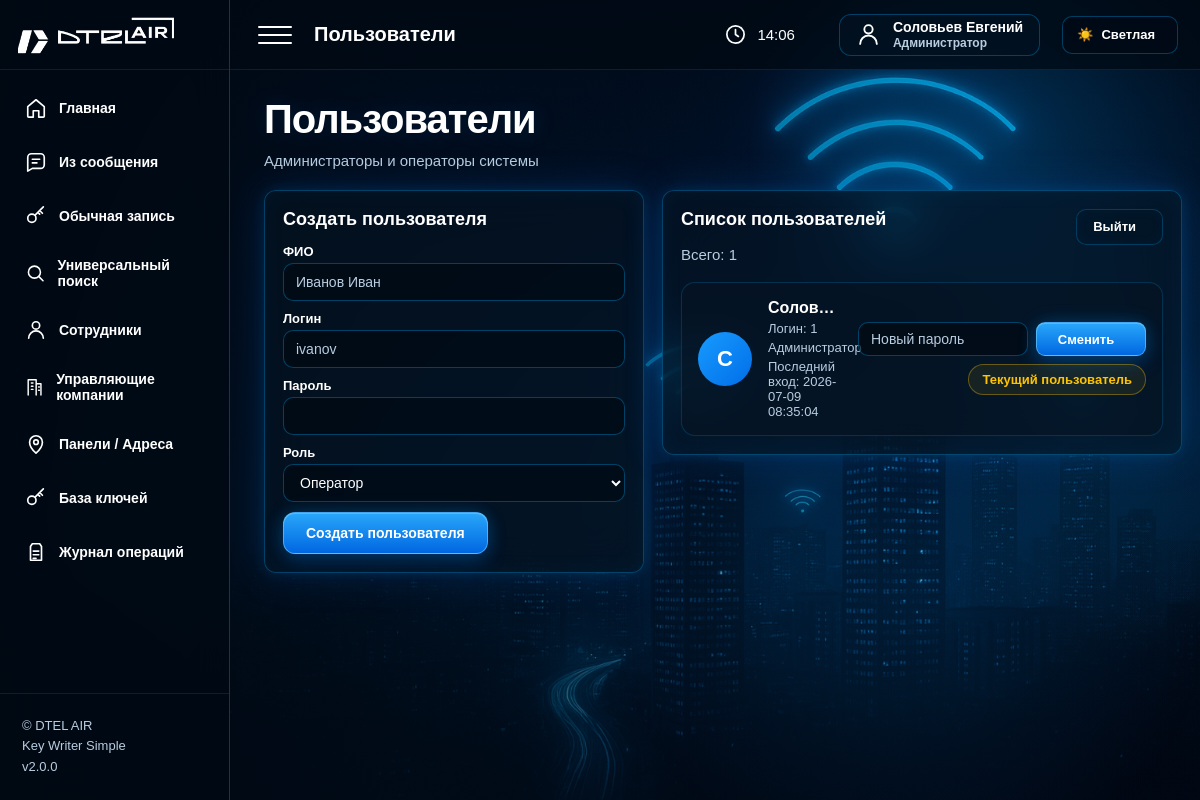
Page /users (signed in) on the committed database.
### tables this page shows
CREATE TABLE users (
                id INTEGER PRIMARY KEY AUTOINCREMENT,
                full_name TEXT NOT NULL,
                login TEXT UNIQUE NOT NULL,
                password_hash TEXT NOT NULL,
                role TEXT NOT NULL DEFAULT 'operator',
                active INTEGER DEFAULT 1,
                created_at TEXT DEFAULT CURRENT_TIMESTAMP,
                last_login TEXT DEFAULT ''
            );

### app/routers/users.py (the view)
@router.get("/users", response_class=HTMLResponse)
def users_page(request: Request):
    current_user = get_current_user(request)
    if not is_admin(current_user):
        return RedirectResponse("/", status_code=303)
    return templates.TemplateResponse(
        "users.html",
        {
            "request": request,
            "users": get_users(),
        },
    )

### app/templates/users.html (shortened to what this page needs)
{% extends 'base.html' %}
{% block page_name %}Пользователи{% endblock %}
{% block content %}
<div class="hero-title">
    <h1>Пользователи</h1>
    <p class="subtitle">Администраторы и операторы системы</p>
</div>
<div class="users-layout">
    <div class="panel">
        <h2>Создать пользователя</h2>
        <form method="post" action="/users/add">
            <label>ФИО</label>
            <input
                name="full_name"
                placeholder="Иванов Иван"
                required
            >
            <label>Логин</label>
            <input
                name="login"
                placeholder="ivanov"
                required
            >
            <label>Пароль</label>
            <input
                type="password"
                name="password"
                required
            >
            <label>Роль</label>
            <select name="role">
                <option value="operator">Оператор</option>
            </select>
            <button type="submit">
                Создать пользователя
            </button>
        </form>
    </div>
    <div class="panel">
        <div class="panel-head">
            <div>
                <h2>Список пользователей</h2>
                <p class="subtitle">Всего: {{ users|length }}</p>
            </div>
            <a class="btn btn-small btn-ghost" href="/logout">
                Выйти
            </a>
        </div>
        <div class="users-list">
            {% for u in users %}
            <div class="user-card {% if not u.active %}disabled{% endif %}">
                <div class="user-avatar">
                    {{ u.full_name[:1] }}
                </div>
                <div class="user-info">
                    <b>{{ u.full_name }}</b>
                    <span>
                        Логин: {{ u.login }}
                    </span>
                    <small>
                        {% if u.role == 'admin' %}
                            Администратор
                        {% else %}
                            Оператор
                        {% endif %}
                    </small>
                    {% if u.last_login %}
                    <small>
                        Последний вход: {{ u.last_login }}
                    </small>
                    {% endif %}
                </div>
                <div class="user-actions">
    <form method="post" action="/users/password" class="user-password-form">
        <input
            type="password"
            name="password"
            placeholder="Новый пароль"
            required
        >
        <button type="submit" class="btn-small user-btn">
            Сменить
        </button>
    </form>
    {% if current_user(request) and u.id == current_user(request)["id"] %}
        <span class="badge dry-run">
            Текущий пользователь
        </span>
    {% endif %}
</div>
            </div>
            {% endfor %}
        </div>
    </div>
</div>
{% endblock %}

### app/templates/base.html (shortened to what this page needs)
<!DOCTYPE html>
<html lang="ru">
<head>
    <link rel="stylesheet" href="/static/css/style.css">
</head>
<body>
<div class="app-shell">
    <aside class="sidebar">
        <div class="brand">
            <img src="/static/img/logo.png" alt="DTEL AIR">
        </div>
        <nav class="sidebar-nav">
            <a class="nav-item" href="/">
                <svg viewBox="0 0 24 24"><path d="M3 10.5 12 3l9 7.5V21a1 1 0 0 1-1 1h-5v-7H9v7H4a1 1 0 0 1-1-1z"/></svg>
                <span>Главная</span>
            </a>
            <a class="nav-item" href="/message">
                <svg viewBox="0 0 24 24"><path d="M21 15a4 4 0 0 1-4 4H8l-5 3V7a4 4 0 0 1 4-4h10a4 4 0 0 1 4 4z"/><path d="M8 9h8M8 13h5"/></svg>
                <span>Из сообщения</span>
            </a>
            <a class="nav-item" href="/write/manual">
                <svg viewBox="0 0 24 24"><circle cx="7.5" cy="14.5" r="4.5"/><path d="m11 11 9-9M16 6l3 3M14 8l2 2"/></svg>
                <span>Обычная запись</span>
            </a>
            <a class="nav-item" href="/search">
                <svg viewBox="0 0 24 24"><circle cx="11" cy="11" r="7"/><path d="m16.5 16.5 4.5 4.5"/></svg>
                <span>Универсальный поиск</span>
            </a>
            <a class="nav-item" href="/employees">
                <svg viewBox="0 0 24 24"><path d="M20 21a8 8 0 0 0-16 0"/><circle cx="12" cy="7" r="4"/></svg>
                <span>Сотрудники</span>
            </a>
            <a class="nav-item" href="/uk">
                <svg viewBox="0 0 24 24"><path d="M4 22V3h10v19M14 8h6v14"/><path d="M8 7h2M8 11h2M8 15h2M17 12h1M17 16h1"/></svg>
                <span>Управляющие компании</span>
            </a>
            <a class="nav-item" href="/panels">
                <svg viewBox="0 0 24 24"><path d="M12 22s7-6.2 7-12a7 7 0 0 0-14 0c0 5.8 7 12 7 12z"/><circle cx="12" cy="10" r="2.5"/></svg>
                <span>Панели / Адреса</span>
            </a>
            <a class="nav-item" href="/keys">
                <svg viewBox="0 0 24 24"><circle cx="7.5" cy="14.5" r="4.5"/><path d="m11 11 9-9M16 6l3 3M14 8l2 2"/></svg>
                <span>База ключей</span>
            </a>
            <a class="nav-item" href="/log">
                <svg viewBox="0 0 24 24"><path d="M8 3h8l2 3v15H6V6z"/><path d="M9 11h6M9 15h6M9 19h3"/></svg>
                <span>Журнал операций</span>
            </a>
        </nav>
        <div class="sidebar-footer">
            <div>© DTEL AIR</div>
            <div>Key Writer Simple</div>
            <div>v2.0.0</div>
        </div>
    </aside>
    <main class="main">
        <header class="topbar">
            <div class="topbar-left">
                <div class="burger">
                    <span></span>
                    <span></span>
                    <span></span>
                </div>
                <div class="top-title">
                    {% block page_name %}Панель управления{% endblock %}
                </div>
            </div>
            <div class="topbar-right">
                <div class="top-info">
                    <svg viewBox="0 0 24 24">
                        <circle cx="12" cy="12" r="9"/>
                        <path d="M12 7v5l3 2"/>
                    </svg>
                    <span id="live-time">--:--</span>
                </div>
                <a class="user-pill" href="/users" title="Пользователи">
                    <svg viewBox="0 0 24 24">
                        <path d="M20 21a8 8 0 0 0-16 0"/>
                        <circle cx="12" cy="7" r="4"/>
                    </svg>
                    <span class="user-pill-text">
                        <b>
                            {% if current_user(request) %}
                                {{ current_user(request)["full_name"] }}
                            {% else %}
                                Пользователь
                            {% endif %}
                        </b>
                        <small>
                            {% if current_user(request) %}
                                {% if current_user(request)["role"] == "admin" %}
                                    Администратор
                                {% else %}
                                    Оператор
                                {% endif %}
                            {% else %}
                                Гость
                            {% endif %}
                        </small>
                    </span>
                </a>
                <button type="button" class="theme-toggle theme-icon-only" id="themeToggle">
                    <span class="theme-icon">☀️</span>
                    <span class="theme-text">Светлая</span>
                </button>
            </div>
        </header>
        <section class="content">
            {% block content %}{% endblock %}
        </section>
    </main>
</div>
</body>
</html>

### app/static/css/base.css (style rules this page uses)
* { box-sizing: border-box; }
:root { --sidebar-width: 230px; --bg-color: #02111a; --text: #ffffff; --text-strong: #ffffff; --muted: #b8cde0; --panel: rgba(6, 20, 34, 0.58); --panel-strong: rgba(0, 10, 20, 0.72); --line: rgba(0, 170, 255, 0.32); --line-soft: rgba(0, 170, 255, 0.20); --soft: rgba(255, 255, 255, 0.08); --blue: #00aaff; --blue-2: #0b8fff; --green: #2cff9a; --red: #ff4a5f; --yellow: #ffc400; --field-bg: rgba(0, 10, 20, 0.72); --field-text: #ffffff; --field-border: rgba(0, 170, 255, 0.34); --hover-bg: rgba(0, 170, 255, 0.08); --hover-text: #ffffff; --shadow-panel: inset 0 0 24px rgba(0,170,255,.05), 0 0 14px rgba(0,170,255,.12), 0 0 42px rgba(0,120,255,.18); }
html, body { margin: 0; min-height: 100%; font-family: Arial, Helvetica, sans-serif; color: var(--text); background: linear-gradient( 90deg, rgba(0, 8, 17, 0.90) 0%, rgba(0, 12, 25, 0.62) 34%, rgba(0, 12, 25, 0.25) 66%, rgba(0, 12, 25, 0.04) 100% ), linear-gradient( 180deg, rgba(0, 8, 17, 0.08), rgba(0, 8, 17, 0.35) ), url("/static/img/hero.png") right center / contain fixed no-repeat; background-color: var(--bg-color); }
body::before { content: ""; position: fixed; inset: 0; pointer-events: none; background: radial-gradient(circle at 84% 18%, rgba(0, 170, 255, 0.18), transparent 22%), radial-gradient(circle at 76% 74%, rgba(0, 150, 255, 0.12), transparent 28%), radial-gradient(circle at 95% 52%, rgba(0, 190, 255, 0.08), transparent 20%); z-index: 0; }
h1 { margin: 0 0 10px; color: var(--text-strong); font-size: 40px; line-height: 1.05; font-weight: 900; letter-spacing: -1px; text-shadow: 0 0 24px rgba(0, 140, 255, 0.16); }
h2 { margin: 0 0 14px; color: var(--text-strong); font-size: 18px; }
p { margin: 0; }
.subtitle { margin: 0; color: var(--muted); font-size: 15px; line-height: 1.45; }
.badge { display: inline-flex; align-items: center; justify-content: center; padding: 7px 13px; border-radius: 999px; font-size: 13px; font-weight: 800; }
.badge.dry-run { color: var(--yellow); background: rgba(255, 196, 0, 0.08); border: 1px solid rgba(255, 196, 0, 0.35); }

### app/static/css/components.css (style rules this page uses)
.panel, .card { background: var(--panel); color: var(--text); border: 1px solid var(--line); border-radius: 12px; backdrop-filter: blur(22px); box-shadow: var(--shadow-panel); transition: 0.22s; }
.panel { padding: 18px; }
.btn, button, input[type="submit"] { min-height: 42px; display: inline-flex; align-items: center; justify-content: center; gap: 10px; padding: 0 22px; color: #ffffff; background: linear-gradient(180deg, rgba(42, 170, 255, 0.98), rgba(0, 105, 230, 0.98)); border: 1px solid rgba(120, 215, 255, 0.55); border-radius: 12px; font-size: 14px; font-weight: 900; text-decoration: none; cursor: pointer; box-shadow: inset 0 1px 0 rgba(255, 255, 255, 0.22), 0 8px 20px rgba(0, 100, 220, 0.24), 0 0 18px rgba(0, 170, 255, 0.22); transition: transform .18s, background .18s, box-shadow .18s, border-color .18s; }
.btn::after { content: "→"; font-size: 18px; line-height: 1; }
.btn-small { min-height: 36px; height: 36px; padding: 0 16px; border-radius: 10px; font-size: 13px; }
.btn-small::after { content: ""; }
.btn-ghost { color: var(--text); background: rgba(0, 18, 34, 0.35); border: 1px solid rgba(0, 170, 255, 0.26); box-shadow: inset 0 0 14px rgba(0, 170, 255, 0.035); }
.panel-head, .panel-list-head, .panels-head { display: flex; align-items: flex-start; justify-content: space-between; gap: 18px; flex-wrap: wrap; margin-bottom: 16px; }
.theme-toggle { min-height: 38px; padding: 0 14px; gap: 8px; color: var(--text); background: rgba(0, 10, 20, 0.45); border: 1px solid var(--line); border-radius: 10px; font-size: 13px; box-shadow: none; }
.theme-toggle::after { content: ""; }

### app/static/css/forms.css (style rules this page uses)
label { display: block; margin-bottom: 4px; color: var(--text-strong); font-size: 13px; font-weight: 800; }
input, textarea, select { width: 100%; min-height: 38px; margin-bottom: 10px; padding: 8px 12px; border-radius: 10px; outline: none; color: var(--field-text); background: var(--field-bg); border: 1px solid var(--field-border); font-size: 14px; transition: background .2s, color .2s, border-color .2s, box-shadow .2s; }
input::placeholder, textarea::placeholder { color: var(--muted); }

### rows in the picture
users: full_name "Соловьев Евгений", full_name "С", full_name "Солов…", login "1", role "Администратор", last_login "2026-07-09 08:35:04", shows "Текущий пользователь"

### other values in the picture
{{ users|length }} "1"
